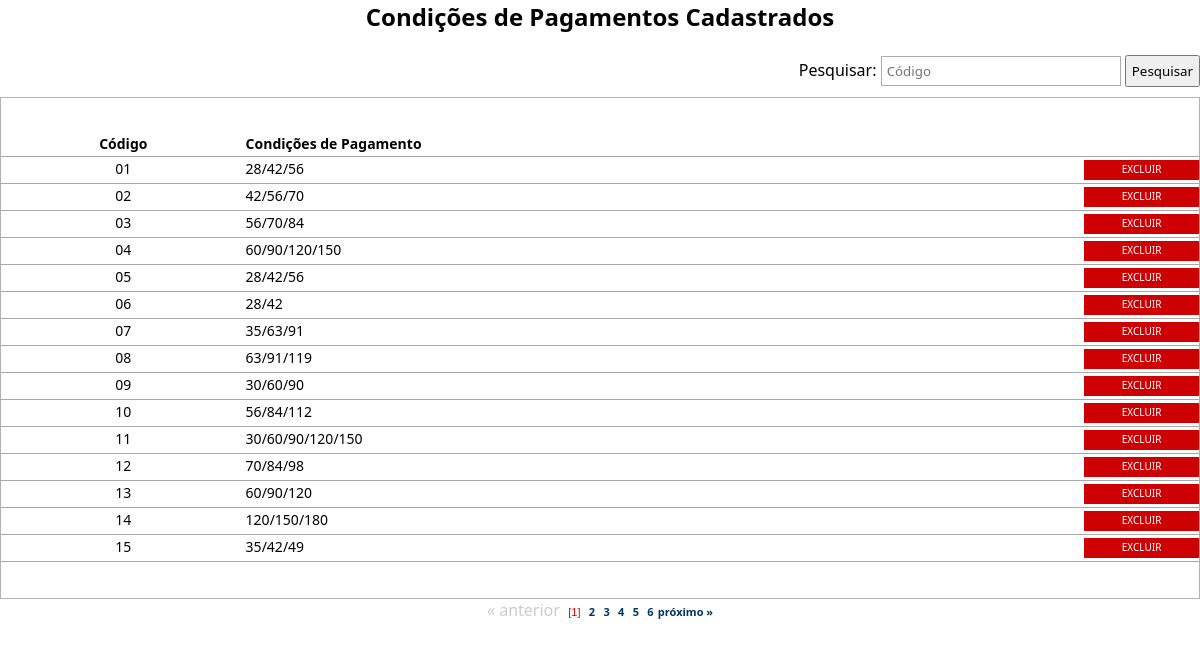
Screenshot of /visualiza_condicoes_pagamento.php with the database file from the repository.
### tables this page shows
CREATE TABLE `condicoes_pagamentos` (
  `id_condicoes` int(11) NOT NULL AUTO_INCREMENT,
  `cod_condicoes` varchar(10) NOT NULL,
  `parcelas` varchar(50) NOT NULL,
  `primeira_condicao` int(11) NOT NULL,
  `segunda_condicao` int(11) NOT NULL,
  `terceira_condicao` int(11) NOT NULL,
  `quarta_condicao` int(11) NOT NULL,
  `quinta_condicao` int(11) NOT NULL,
  PRIMARY KEY (`id_condicoes`)
);

### processos/database.php (called while the page is built, shortened)
<?php
function DBRead ($table, $params = null, $fields = '*') {
	$params = ($params) ? " {$params}" : null;
		$query = "SELECT {$fields} FROM {$table}{$params}";
		$result = DBExecute($query);
		if (!mysqli_num_rows($result))
			return false;
		else {
			while ($res = mysqli_fetch_assoc($result)) {
				$data[] = $res;
			}
			return $data;
		}
}
function DBExecute($query){
	$link = DBConnect();
	$result = @mysqli_query($link, $query) or die (mysqli_error($link));
	return $result;
}
?>

### visualiza_condicoes_pagamento.php (the view, shortened to what this page needs)
<!doctype html>
<html>
<head>
<link href="css/style.css" rel="stylesheet" type="text/css">
<link href="css/style.css" rel="stylesheet" type="text/css">
<link rel="stylesheet" href="css/menu.css">
</head>
<body>
<center><h2> Condições de Pagamentos Cadastrados </h2></center>
<br />
<table width="100%" border="0" cellpadding="0" cellspacing="0" style="margin-bottom: 10px;">
	<tr>
		<td align="right">
        <?php
		require 'processos/database.php';
		?>
          <form  action="<?php echo htmlspecialchars($_SERVER["PHP_SELF"]);?>" method="post">
			Pesquisar: <input type="text" name="pesquisar" placeholder="Código" class="cod" style="margin-right:0;">
			<input type="submit" value="Pesquisar" style="height: 32px; padding: 0 5px 0 5px;">
		  </form>
		</td>
	</tr>
</table>
 <?php
 	if (empty($_POST['pesquisar'])) {
 ?>
<table width="100%" border="0" cellpadding="0" cellspacing="0" class="table">
	<tr class="linha">
		<td class="linha" width="20%" align="center"><b>Código</b></td>
		<td class="linha"><b>Condições de Pagamento</b></td>
    <td width="10%" align="center" class="linha"></td>
	</tr>
<?php
  $numreg = 15;
  $inicial = $_GET['pg'] * $numreg;
	$le_cond = DBRead ("condicoes_pagamentos", "ORDER BY cod_condicoes ASC LIMIT $inicial, $numreg", "*");
		foreach ($le_cond as $cond){
		?>
	<tr onmouseover="ChangeColor(this, true);" onmouseout="ChangeColor(this, false);" onclick="DoNav('alterar_condicoes_pagamento.php?id=<?php echo $cond['id_condicoes'];?>');">
		<td class="linha" align="center" valign="middle"><?php echo $cond['cod_condicoes'];?></td>
		<td class="linha espaco" valign="middle">
		<?php
		if ($cond['primeira_condicao'] != '0') {
			echo $cond['primeira_condicao'];
		}
		if ($cond['segunda_condicao'] != '0') {
			echo "/".$cond['segunda_condicao']."";
		}
		if ($cond['terceira_condicao'] != '0') {
			echo "/".$cond['terceira_condicao']."";
		}
		if ($cond['quarta_condicao'] != '0') {
			echo "/".$cond['quarta_condicao']."";
		}
		if ($cond['quinta_condicao'] != '0') {
			echo "/".$cond['quinta_condicao']."";
		}
		?>
        </td>
	  <td class="linha espaco" valign="middle">
      <span class="excluir">
        <a href="javascript:aviso('<?=$cond['id_condicoes'];?>');">Excluir</a>
      </span>
    </td>
  </tr>
<?php
	}
?>
</table>
<center>
<?php
  require "paginacao.php";
	}
?>
</center>
</body>
</html>

### css/style.css (style rules this page uses)
html { height: 89%; padding: 0; margin: 0; }
body { height: 99%; padding: 0; margin: 0; }
* { padding: 0; margin: 0; font-family: Segoe, "Segoe UI", "DejaVu Sans", "Trebuchet MS", Verdana, sans-serif; }
.table { width: 100%; border: 1px solid #B1B1B1; padding: 3% 0 3% 0; }
.table td { font-size: 14px; padding: 0 0 3px 5px; }
.cod { width: 20%; height: 30px; border: 1px solid #ADADAD; padding: 0 5px 0 5px; }
.linha { border-bottom: 1px solid hsla(0,0%,66%,1.00); padding: 5px 3px 3px 3px; }
.espaco { padding-left: 70px; }
a { color: #000000; text-decoration: none; font-size: 14px; }
.excluir a { width: auto; display: block; text-decoration: none; color: #FFFFFF; font-size: 10px; margin-top: 3px; padding: 2px 10px 4px 10px; background-color: #CD0104; transition: all 0.5s linear; -o-transition: all 0.5s linear; -webkit-transition: all 0.5s linear; -moz-transition: all 0.5s linear; text-transform: uppercase; border:none; outline: none; cursor: pointer; -webkit-appearance:none; text-align: center; }

### rows the page displays
condicoes_pagamentos: cod_condicoes "01", primeira_condicao "28", segunda_condicao "42", terceira_condicao "56"
condicoes_pagamentos: cod_condicoes "02", primeira_condicao "42", segunda_condicao "56", terceira_condicao "70"
condicoes_pagamentos: cod_condicoes "03", primeira_condicao "56", segunda_condicao "70", terceira_condicao "84"
condicoes_pagamentos: cod_condicoes "04", primeira_condicao "60", segunda_condicao "90", terceira_condicao "120", quarta_condicao "150"
condicoes_pagamentos: cod_condicoes "05", primeira_condicao "28", segunda_condicao "42", terceira_condicao "56"
condicoes_pagamentos: cod_condicoes "06", primeira_condicao "28", segunda_condicao "42"
condicoes_pagamentos: cod_condicoes "07", primeira_condicao "35", segunda_condicao "63", terceira_condicao "91"
condicoes_pagamentos: cod_condicoes "08", primeira_condicao "63", segunda_condicao "91", terceira_condicao "119"
condicoes_pagamentos: cod_condicoes "09", primeira_condicao "30", segunda_condicao "60", terceira_condicao "90"
condicoes_pagamentos: cod_condicoes "10", primeira_condicao "56", segunda_condicao "84", terceira_condicao "112"
condicoes_pagamentos: cod_condicoes "11", primeira_condicao "30", segunda_condicao "60", terceira_condicao "90", quarta_condicao "120", quinta_condicao "150"
condicoes_pagamentos: cod_condicoes "12", primeira_condicao "70", segunda_condicao "84", terceira_condicao "98"
condicoes_pagamentos: cod_condicoes "13", primeira_condicao "60", segunda_condicao "90", terceira_condicao "120"
condicoes_pagamentos: cod_condicoes "14", primeira_condicao "120", segunda_condicao "150", terceira_condicao "180"
condicoes_pagamentos: cod_condicoes "15", primeira_condicao "35", segunda_condicao "42", terceira_condicao "49"
